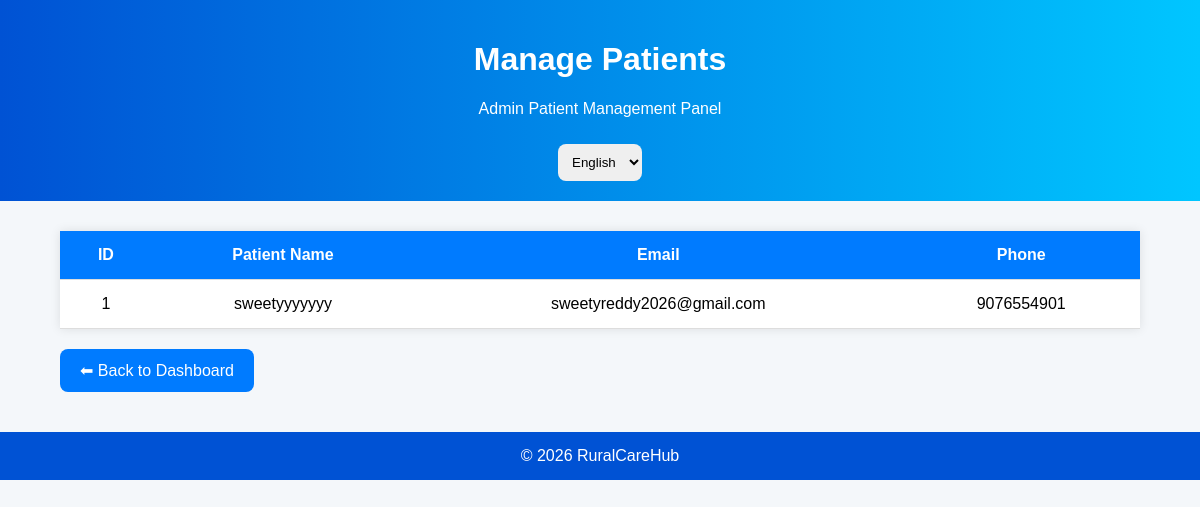
Before: /manage-patients with the older database file.
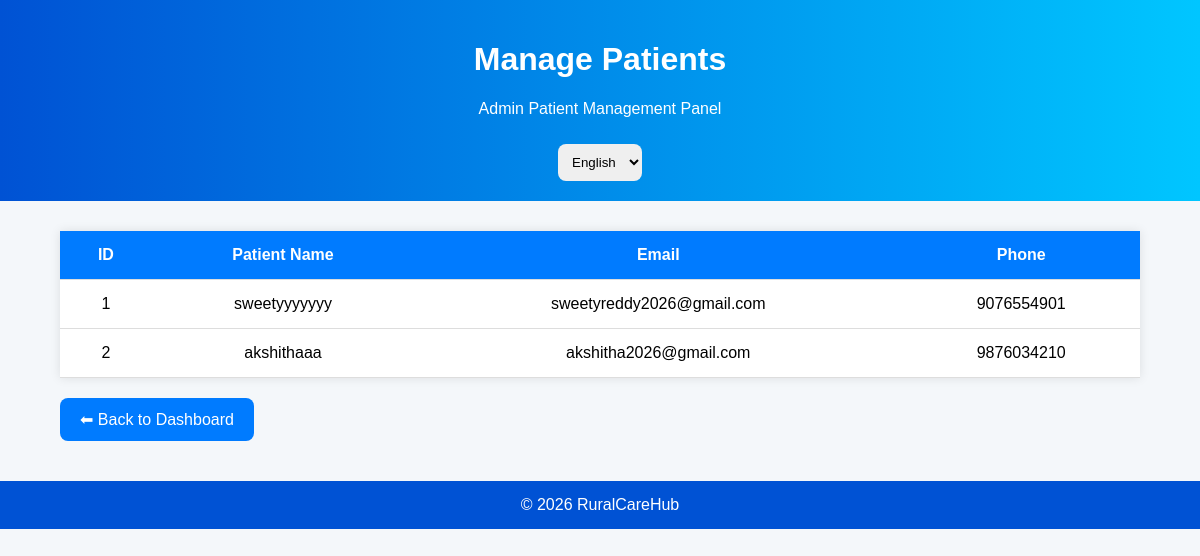
After: the same page with the newer database file.
### app.py (models this page shows)
class User(db.Model):
    id = db.Column(db.Integer, primary_key=True)
    name = db.Column(db.String(100))
    email = db.Column(db.String(100), unique=True)
    phone = db.Column(db.String(20))
    address = db.Column(db.String(200))
    password = db.Column(db.String(100))
    role = db.Column(db.String(50))

### app.py (the view)
@app.route('/manage-patients')
def manage_patients():
    users = User.query.all()
    return render_template(
        'manage_patients.html',
        users=users
    )

### templates/manage_patients.html (shortened to what this page needs)
<!DOCTYPE html>
<html>
<head>
</head>
<body>
<div class="header">
<h1 id="title">Manage Patients</h1>
<p id="subtitle">
</p>
<select id="languageSelect"
onchange="changeLanguage()">
<option value="en">English</option>
</select>
</div>
<div class="container">
<table>
<tr>
<th>ID</th>
<th id="nameText">Patient Name</th>
<th>Email</th>
<th>Phone</th>
</tr>
{% for user in users %}
<tr>
<td>{{ user.id }}</td>
<td>{{ user.name }}</td>
<td>{{ user.email }}</td>
<td>{{ user.phone }}</td>
</tr>
{% endfor %}
</table>
<a href="/admin"
class="back-btn"
id="backBtn">
</a>
</div>
<footer>
© 2026 RuralCareHub
</footer>
</body>
</html>

### templates/manage_patients.html (style rules this page uses)
body { margin:0; font-family:Arial; background:#f4f7fa; }
.header { background:linear-gradient(to right,#0052d4,#00c6ff); color:white; text-align:center; padding:20px; }
.container { width:90%; margin:30px auto; }
table { width:100%; border-collapse:collapse; background:white; box-shadow:0 0 10px rgba(0,0,0,0.1); }
th,td { padding:15px; text-align:center; border-bottom:1px solid #ddd; }
th { background:#007bff; color:white; }
.back-btn { display:inline-block; margin-top:20px; padding:12px 20px; background:#007bff; color:white; text-decoration:none; border-radius:8px; }
select { padding:10px; border-radius:8px; border:none; margin-top:10px; }
footer { background:#0052d4; color:white; text-align:center; padding:15px; margin-top:40px; }

Changed rows visible on the page:
added User: id "2", name "akshithaaa", email "akshitha2026@gmail.com", phone "9876034210"
